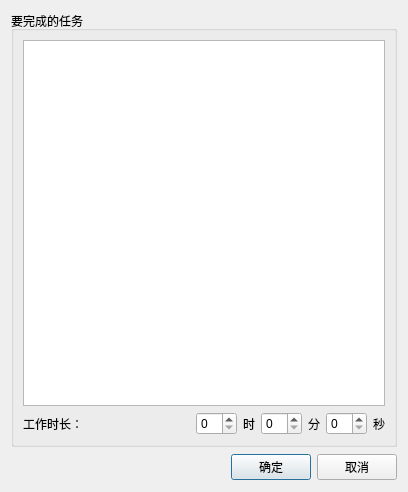
<?xml version="1.0" encoding="UTF-8"?>
<ui version="4.0">
 <class>CountSetDialog</class>
 <widget class="QDialog" name="CountSetDialog">
  <property name="geometry">
   <rect>
    <x>0</x>
    <y>0</y>
    <width>408</width>
    <height>492</height>
   </rect>
  </property>
  <property name="windowTitle">
   <string>设置你的定时计划</string>
  </property>
  <layout class="QGridLayout" name="gridLayout_2">
   <item row="0" column="0" colspan="2">
    <widget class="QGroupBox" name="groupBox">
     <property name="title">
      <string>要完成的任务</string>
     </property>
     <layout class="QGridLayout" name="gridLayout">
      <item row="1" column="0" colspan="2">
       <layout class="QHBoxLayout" name="horizontalLayout_2">
        <item>
         <widget class="QLabel" name="label">
          <property name="text">
           <string>工作时长：</string>
          </property>
         </widget>
        </item>
        <item>
         <spacer name="horizontalSpacer_3">
          <property name="orientation">
           <enum>Qt::Horizontal</enum>
          </property>
          <property name="sizeHint" stdset="0">
           <size>
            <width>40</width>
            <height>20</height>
           </size>
          </property>
         </spacer>
        </item>
        <item>
         <widget class="QSpinBox" name="spinBox_h"/>
        </item>
        <item>
         <widget class="QLabel" name="label_2">
          <property name="text">
           <string>时</string>
          </property>
         </widget>
        </item>
        <item>
         <widget class="QSpinBox" name="spinBox_m"/>
        </item>
        <item>
         <widget class="QLabel" name="label_3">
          <property name="text">
           <string>分</string>
          </property>
         </widget>
        </item>
        <item>
         <widget class="QSpinBox" name="spinBox_s"/>
        </item>
        <item>
         <widget class="QLabel" name="label_4">
          <property name="text">
           <string>秒</string>
          </property>
         </widget>
        </item>
       </layout>
      </item>
      <item row="0" column="0" colspan="2">
       <widget class="QListView" name="listView_task"/>
      </item>
     </layout>
    </widget>
   </item>
   <item row="1" column="0">
    <spacer name="horizontalSpacer_2">
     <property name="orientation">
      <enum>Qt::Horizontal</enum>
     </property>
     <property name="sizeHint" stdset="0">
      <size>
       <width>181</width>
       <height>28</height>
      </size>
     </property>
    </spacer>
   </item>
   <item row="1" column="1">
    <layout class="QHBoxLayout" name="horizontalLayout">
     <item>
      <widget class="QPushButton" name="btn_ok">
       <property name="text">
        <string>确定</string>
       </property>
      </widget>
     </item>
     <item>
      <widget class="QPushButton" name="btn_cancel">
       <property name="text">
        <string>取消</string>
       </property>
      </widget>
     </item>
    </layout>
   </item>
  </layout>
 </widget>
 <resources/>
 <connections/>
</ui>
